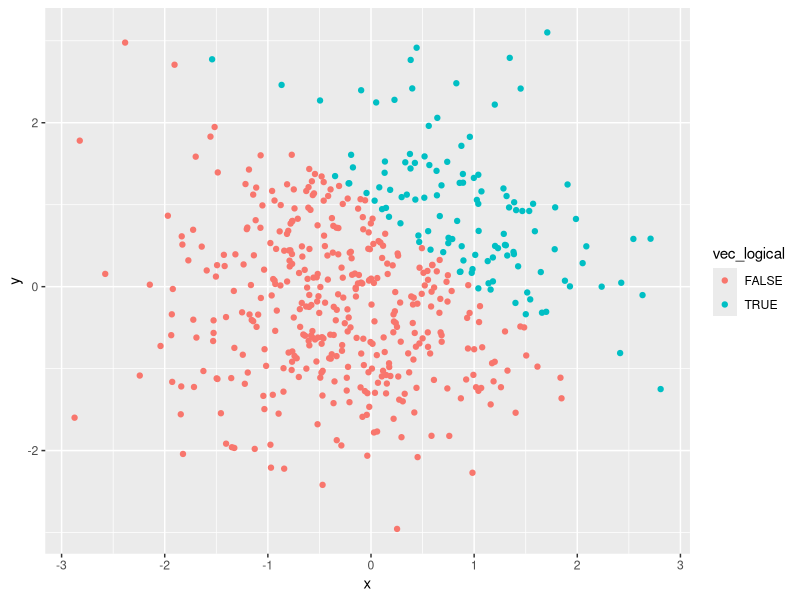
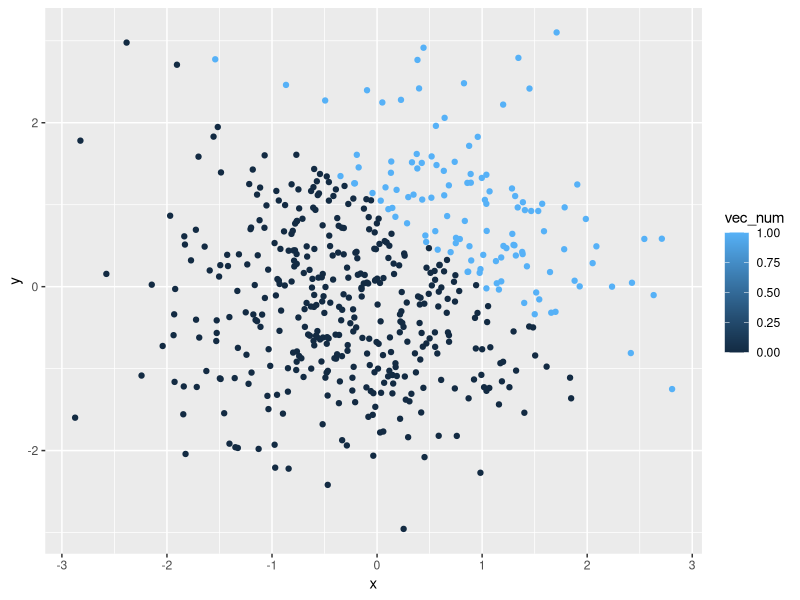
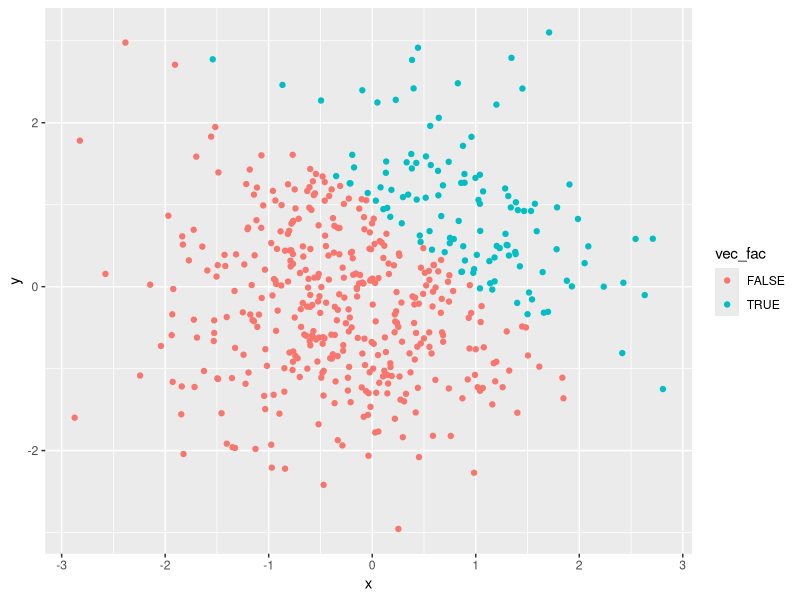

The R source for these figures, in order:
## ---- chunk 1
library(tidyverse)
## ---- chunk 2
# create a dataframe
df = tibble(
  vec_numeric = rnorm(8),
  vec_logical = vec_numeric > 0,
  vec_char = c("My", "name", "is", "Chloe", ".", "Good", "day", "."),
  vec_factor = factor(c("male", "male", "female", "female", "trans", "trans", "male", "female"))
)

# take the mean of each variable
mean(pull(df, vec_numeric))
mean(pull(df, vec_logical))
mean(pull(df, vec_char))
mean(pull(df, vec_factor))
## ---- chunk 3
as.numeric(pull(df, vec_logical))
as.numeric(pull(df, vec_char))
as.numeric(pull(df, vec_factor))
## ---- chunk 4
# convert the logical vector to numeric
logical_to_num = as.numeric(pull(df, vec_logical))

# multiply the random sample by the result
logical_to_num_multi_s = logical_to_num * pull(df, vec_numeric)
## ---- chunk 5
# convert the logical vector to a factor
logical_to_fac = as.factor(pull(df, vec_logical))

# multiply the random sample by the result
logical_to_fac_multi_s = logical_to_fac * pull(df, vec_numeric)
## ---- chunk 6
# convert the logical vector to a factor
logical_to_fac = as.factor(pull(df, vec_logical))

#  convert the result to numeric
logical_to_fac_to_num = as.numeric(logical_to_fac)

# multiply the random sample by the result
logical_to_fac_to_num_multi_s = logical_to_fac_to_num * pull(df, vec_numeric)
## ---- chunk 7
rm(list = ls())
library(tidyverse)
## ---- chunk 8
df = tibble(
  x = rnorm(500),
  y = rnorm(500),
  vec_logical = x + y > 1,
  vec_num = as.numeric(vec_logical),
  vec_fac = as.factor(vec_logical)
)
## ---- chunk 9
ggplot(df, aes(x = x, y = y, color = vec_logical)) + geom_point()

ggsave(file = "plot_logical_variable.png")
## ---- chunk 10
ggplot(df, aes(x = x, y = y, color = vec_num)) + geom_point()
## ---- chunk 11
ggplot(df, aes(x = x, y = y, color = vec_fac)) + geom_point()
